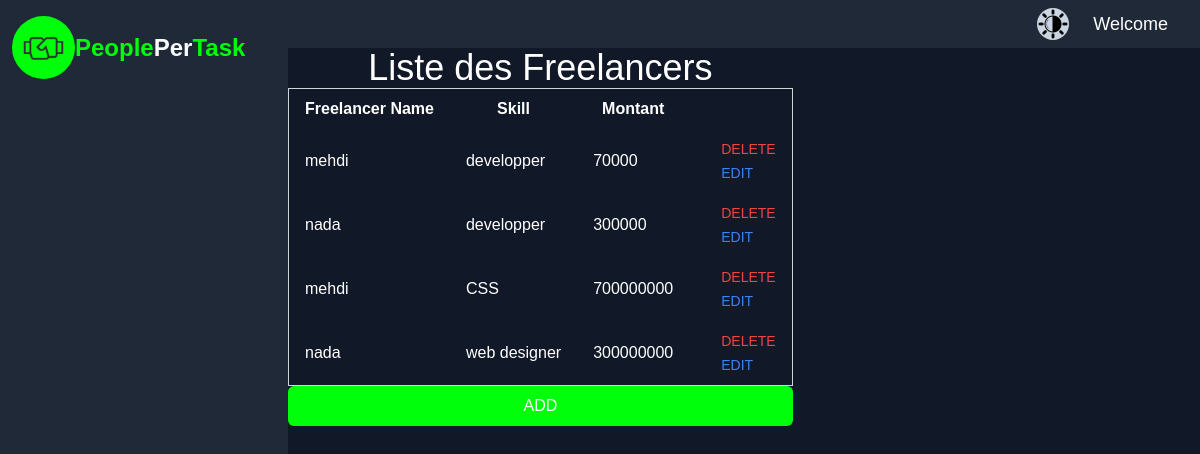
Page /freelancer.php on the earlier database version.
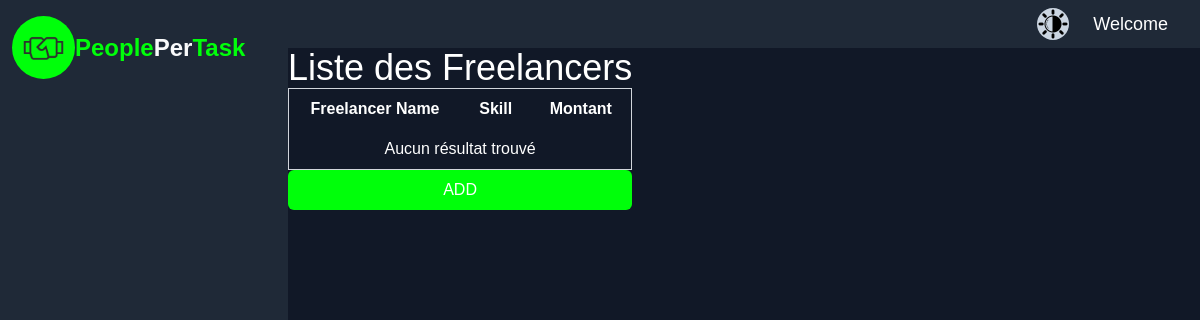
Same page on the later database version.
### tables this page shows
CREATE TABLE `freelancers` (
  `id` int NOT NULL,
  `freelancer_name` varchar(100) DEFAULT NULL,
  `skill` varchar(100) DEFAULT NULL,
  `salary` bigint NOT NULL,
  `user_id` int DEFAULT NULL
);

### src/freelancer.php (the view, shortened to what this page needs)
<?php
include "connection_data.php";
$sql = "SELECT id, freelancer_name, skill, salary FROM freelancers";
$result = $conn->query($sql);
?>
<!DOCTYPE html>
<html lang="en">
<head>
    <link href="../dist/output.css" rel="stylesheet">
</head>
<body class="overflow-x-hidden dark:bg-gray-900 dark:text-white">
    <?php include "header.php"; ?>
    <?php include "sidebar.php"; ?>
    <div class="freelancer_section w-auto flex flex-col ">
        <h1 class="text-black dark:text-white text-center text-4xl">Liste des Freelancers</h1>
        <table class="table min-w-full bg-gray-600 border border-gray-300">
            <thead>
                <tr>
                    <th class="py-2 px-4 border-b dark:text-white">Freelancer Name</th>
                    <th class="py-2 px-4 border-b dark:text-white">Skill</th>
                    <th class="py-2 px-4 border-b dark:text-white">Montant</th>
                </tr>
            </thead>
            <tbody>
                <?php
                if ($result->num_rows > 0) {
                    while ($row = $result->fetch_assoc()) {
                        echo "<tr>";
                        echo "<td class='py-2 px-4 border-b dark:text-white'>" . $row["freelancer_name"] . "</td>";
                        echo "<td class='py-2 px-4 border-b dark:text-white'>" . $row["skill"] . "</td>";
                        echo "<td class='py-2 px-4 border-b dark:text-white'>" . $row["salary"] . "</td>";
                        echo "<td class='py-2 px-4 border-b text-black'>
                            <span class='py-1'>
                                <form method='post' action='delete_freelancer.php' onsubmit='return confirmDelete(" . $row["id"] . ");'>
                                    <input type='hidden' name='freelancer_id' value='" . $row["id"] . "'>
                                    <button type='submit' class='text-red-500 ml-4 cursor-pointer btn_dele_message_inbox text-xs sm:text-sm'>DELETE</button>
                                </form>
                                <a href='editfreelancer.php?id=" . $row['id'] . "' class='text-blue-500 ml-4 cursor-pointer btn_dele_message_inbox text-xs sm:text-sm'>EDIT</a>
                            </span>
                        </td>";
                        echo "</tr>";
                    }
                } else {
                    echo "<tr><td colspan='5' class='py-2 px-4 text-center border-b'>Aucun résultat trouvé</td></tr>";
                }
                ?>
            </tbody>
        </table>
        <button type="button" class="bg-custom-green text-white py-2 px-4 rounded-md hover:bg-blue-600 focus:outline-none focus:shadow-outline-blue active:bg-blue-800"><a href="addfreelancer.php">ADD</a></button>
    </div>
</body>
</html>

### src/header.php (shortened to what this page needs)
    <header class="flex py-2 justify-end h-12 px-8  gap-1 dark:bg-gray-800 dark:text-white ">
        <span id="dar_mode_btn">
        <img class="h-8 mx-5  dark:rotate-180  dark:bg-slate-300 dark:rounded-full " src="../images/dar_mode_icon.png" alt="icon">
    </span>
        <?php
if (!isset($_SESSION['name'])):
?>
        <span class="text-lg self-center ">Welcome</span>
<?php endif; ?>
    </header>
    <div class="flex flex-row justify-start  dark:bg-gray-900 ">

### src/sidebar.php (shortened to what this page needs)
<div class="lg:w-72 sm:h-full h-screen ">
    <div id="sidebar"
        class="  fixed top-0 left-0 z-40 w-72 sm:h-full h-screen transition-transform -translate-x-full lg:translate-x-0"
        aria-label="Sidebar">
        <div class=" h-full px-3 py-4 overflow-y-auto bg-custom-green dark:bg-gray-800">
            <div class="  self-center m-auto flex   lg:m-0 sm:m-3 ">
                <span class="bg-white dark:bg-custom-green rounded-full p-2">
                </span>
                <span class="text-black text-2xl dark:text-custom-green font-bold self-center "><a href="index.php" >People<span
                        class="text-gray-50 ">Per</span>Task</a>
                </span>
            </div>
        </div>
    </div>
    </div>

### src/freelancer.php (style rules this page uses)
.freelancer_section { display: flex; justify-content: center; }

Differences in the rows shown:
removed freelancers: freelancer_name "mehdi", skill "developper", salary "70000"
removed freelancers: freelancer_name "nada", skill "developper", salary "300000"
removed freelancers: freelancer_name "mehdi", skill "CSS", salary "700000000"
removed freelancers: freelancer_name "nada", skill "web designer", salary "300000000"
Other differences:
text now shown: "Aucun résultat trouvé"
